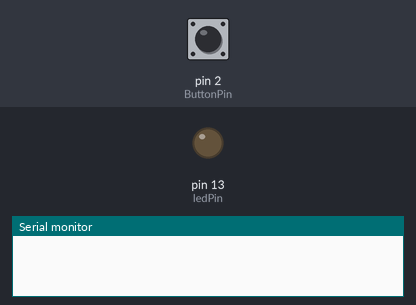
A sketch run on a simulated Arduino Uno, built with avr-gcc and run on an emulated ATmega328P. On the bench: output pins drawn as LEDs (lit = HIGH), the last lines printed to the serial monitor. Dashed ring = blinking. The test bench sets the inputs (shaded band); at power-on: pin 2 (ButtonPin) HIGH.

Above: at 1.2 s.
1.3 s: pin 2 (ButtonPin) pulled LOW for 0.15 s
At 2.0 s:
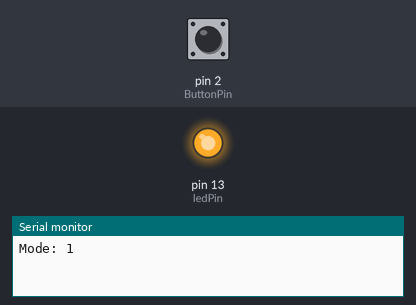
2.9 s: pin 2 (ButtonPin) pulled LOW for 1 s
At 3.2 s:
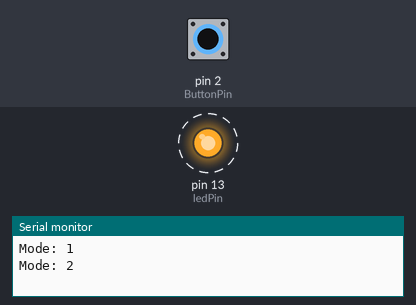
5.9 s: pin 2 (ButtonPin) pulled LOW for 3.2 s
At 5.9 s:
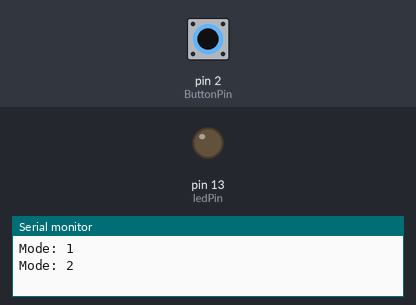
Timing chart, 0 to 8.9 s (numbered marks = the images above; inputs shaded):
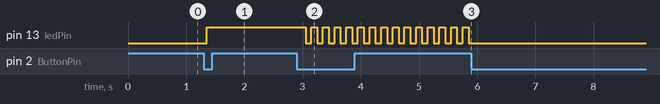

Measured:
- after the input at 1.3 s, pin 13 (ledPin): LOW → HIGH after 0.05 s
- after the input at 2.9 s, pin 13 (ledPin): alternates HIGH for 0.10 s and LOW for 0.10 s, starting after 0.15 s
- after the input at 5.9 s, pin 13 (ledPin): stops changing and stays LOW

The sketch:

ButtonControlled_LEDModes.ino
```cpp
int ledPin = 13;
int mode = 0;
int ButtonPin = 2;
int lastButtonState = HIGH;

void setup() {
  pinMode(ledPin, OUTPUT);
  pinMode(ButtonPin, INPUT_PULLUP);
  Serial.begin(9600);
}

void loop() {
  int currentButtonState = digitalRead(ButtonPin);

  if (lastButtonState == HIGH && currentButtonState == LOW) {
    mode = (mode + 1) % 3;
    Serial.print("Mode: ");
    Serial.println(mode);
    delay(50);
  }

  lastButtonState = currentButtonState;

  switch (mode) {
    case 0:
      digitalWrite(ledPin, LOW);break;
    case 1:
      digitalWrite(ledPin, HIGH);break;
    case 2:
      digitalWrite(ledPin, HIGH);
      delay(100);
      digitalWrite(ledPin, LOW);
      delay(100);
      break;
  }
}
```
